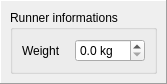
<ui version="4.0" >
 <class>RunnerInfoPopupView</class>
 <widget class="QWidget" name="RunnerInfoPopupView" >
  <property name="geometry" >
   <rect>
    <x>0</x>
    <y>0</y>
    <width>167</width>
    <height>82</height>
   </rect>
  </property>
  <property name="windowTitle" >
   <string></string>
  </property>
  <layout class="QVBoxLayout" name="verticalLayout_2" >
   <property name="margin" >
    <number>0</number>
   </property>
   <item>
    <widget class="QFrame" name="frame" >
     <property name="frameShape" >
      <enum>QFrame::Panel</enum>
     </property>
     <property name="frameShadow" >
      <enum>QFrame::Raised</enum>
     </property>
     <layout class="QVBoxLayout" name="verticalLayout" >
      <item>
       <widget class="QGroupBox" name="groupBox" >
        <property name="title" >
         <string>Runner informations</string>
        </property>
        <layout class="QVBoxLayout" name="verticalLayout_3" >
         <item>
          <layout class="QGridLayout" name="gridLayout" >
           <item row="0" column="0" >
            <widget class="QLabel" name="weightLabel" >
             <property name="sizePolicy" >
              <sizepolicy vsizetype="Preferred" hsizetype="Preferred" >
               <horstretch>2</horstretch>
               <verstretch>0</verstretch>
              </sizepolicy>
             </property>
             <property name="text" >
              <string>Weight</string>
             </property>
             <property name="buddy" >
              <cstring>weightDoubleSpinBox</cstring>
             </property>
            </widget>
           </item>
           <item row="0" column="1" >
            <widget class="QDoubleSpinBox" name="weightDoubleSpinBox" >
             <property name="sizePolicy" >
              <sizepolicy vsizetype="Fixed" hsizetype="Minimum" >
               <horstretch>3</horstretch>
               <verstretch>0</verstretch>
              </sizepolicy>
             </property>
             <property name="suffix" >
              <string> kg</string>
             </property>
             <property name="decimals" >
              <number>1</number>
             </property>
             <property name="maximum" >
              <double>99.000000000000000</double>
             </property>
             <property name="singleStep" >
              <double>0.500000000000000</double>
             </property>
            </widget>
           </item>
          </layout>
         </item>
        </layout>
       </widget>
      </item>
     </layout>
    </widget>
   </item>
  </layout>
 </widget>
 <resources/>
 <connections/>
</ui>
